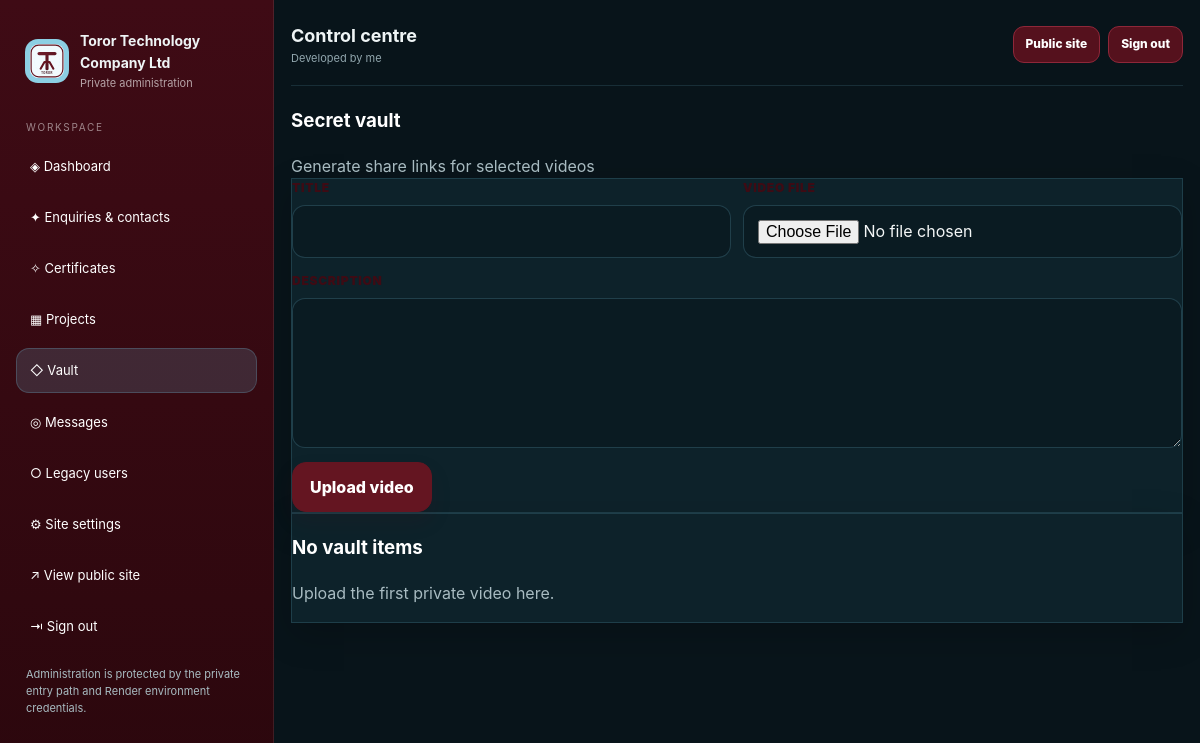
/admin/vault (signed in), run on the app's committed database.
### tables this page shows
CREATE TABLE settings (
        key TEXT PRIMARY KEY,
        value TEXT NOT NULL
    );

### app.py (the view, shortened to what this page needs)
@app.route('/admin/vault', methods=['GET', 'POST'])
@admin_required
def admin_vault():
    vault = query_all('SELECT * FROM vault_files ORDER BY id DESC')
    return render_template('admin_vault.html', vault=vault)

### app.py (called while the page is built, shortened)
def get_db():
    if 'db' not in g:
        conn = sqlite3.connect(DB_PATH)
        conn.row_factory = sqlite3.Row
        g.db = conn
    return g.db

def _env_value(name, *fallbacks):
    for key in (name, *fallbacks):
        value = os.environ.get(key)
        if value is None:
            continue
        value = value.strip()
        if len(value) >= 2 and value[0] == value[-1] and value[0] in {"'", '"'}:
            value = value[1:-1]
        if value:
            return value
    return ''

def get_admin_name():
    return _env_value('ADMIN_NAME', 'ADMIN_USERNAME')

def query_one(sql, args=()):
    return get_db().execute(sql, args).fetchone()

def query_all(sql, args=()):
    return get_db().execute(sql, args).fetchall()

def get_setting(key, default=''):
    row = query_one('SELECT value FROM settings WHERE key=?', (key,))
    return row['value'] if row else default

def is_admin():
    return session.get('admin_logged_in') is True

def user_display_name():
    if is_admin():
        return get_setting('developer_name', 'Team') or 'Team'

def admin_required(fn):
    @wraps(fn)
    def wrapper(*args, **kwargs):
        if not is_admin():
            return redirect(url_for('admin_entry'))
        return fn(*args, **kwargs)
    return wrapper

@app.before_request
def protect_admin_routes():
    path = request.path or ''
    if path == '/promise212324' or path.startswith('/admin') or path.startswith('/api/admin'):
        if path in {'/promise212324'}:
            return None
        if not is_admin():
            return redirect(url_for('admin_entry'))
    return None

def public_logo():
    logo = get_setting('logo_path', '/static/default-logo.svg')
    return logo if logo else '/static/default-logo.svg'

@app.after_request
def add_cache_headers(resp):
    if request.path.startswith('/static/'):
        resp.headers['Cache-Control'] = 'public, max-age=31536000, immutable'
    else:
        resp.headers['Cache-Control'] = 'no-store'
    return resp

### templates/admin_vault.html
{% extends 'base.html' %}
{% set title = 'Vault · ' ~ site_name %}
{% block content %}
  <section class="section">
    <div class="section-head">
      <h3>Secret vault</h3>
      <span class="muted">Generate share links for selected videos</span>
    </div>
    <form class="card" method="post" enctype="multipart/form-data">
      <div class="form-grid">
        <div class="field"><label>Title</label><input name="title" required></div>
        <div class="field"><label>Video file</label><input type="file" name="video" accept="video/*" required></div>
      </div>
      <div class="field"><label>Description</label><textarea name="description"></textarea></div>
      <button class="btn primary" type="submit">Upload video</button>
    </form>
    <div class="section grid cards vault-grid">
      {% for item in vault %}
        <article class="card">
          <span class="badge">{{ 'Active' if item.active else 'Hidden' }}</span>
          <h3>{{ item.title }}</h3>
          <p>{{ item.description or '' }}</p>
          <p class="muted">Share link: /v/{{ item.token }}</p>
          <div class="hero-ctas">
            <a class="btn" href="/v/{{ item.token }}" target="_blank" rel="noreferrer">Open</a>
            <a class="btn" href="/admin/vault/{{ item.id }}/edit">Edit</a>
            <form method="post" action="/admin/vault/{{ item.id }}/toggle"><button class="btn" type="submit">Toggle</button></form>
            <form method="post" action="/admin/vault/{{ item.id }}/delete" onsubmit="return confirm('Delete this file?')"><button class="btn" type="submit">Delete</button></form>
          </div>
        </article>
      {% else %}
        <article class="card"><h3>No vault items</h3><p>Upload the first private video here.</p></article>
      {% endfor %}
    </div>
  </section>
{% endblock %}

### templates/base.html (shortened to what this page needs)
<!doctype html>
<html lang="en">
<head>
  <link rel="stylesheet" href="/static/css/style.css?v=6">
</head>
<body class="{% if is_admin() %}admin-mode{% else %}public-mode{% endif %}">
{% if is_admin() %}
  <div class="admin-shell">
    <aside class="sidebar admin-sidebar" id="admin-sidebar">
      <a class="brand admin-brand" href="/admin/dashboard"><img src="{{ logo_path }}" alt="{{ site_name }} logo"><div><strong>{{ site_name }}</strong><span>Private administration</span></div></a>
      <div class="sidebar-label">Workspace</div>
      <nav class="nav admin-nav" aria-label="Admin navigation">
        <a href="/admin/dashboard" class="{{ 'active' if request.path == '/admin/dashboard' else '' }}">◈ Dashboard</a>
        <a href="/admin/contacts" class="{{ 'active' if '/admin/contacts' in request.path else '' }}">✦ Enquiries & contacts</a>
        <a href="/admin/certificates" class="{{ 'active' if '/admin/certificates' in request.path else '' }}">✧ Certificates</a>
        <a href="/admin/projects" class="{{ 'active' if '/admin/projects' in request.path else '' }}">▦ Projects</a>
        <a href="/admin/vault" class="{{ 'active' if '/admin/vault' in request.path else '' }}">◇ Vault</a>
        <a href="/admin/chat" class="{{ 'active' if '/admin/chat' in request.path else '' }}">◎ Messages</a>
        <a href="/admin/users" class="{{ 'active' if '/admin/users' in request.path else '' }}">○ Legacy users</a>
        <a href="/admin/settings" class="{{ 'active' if request.path == '/admin/settings' else '' }}">⚙ Site settings</a>
        <a href="/" target="_blank" rel="noreferrer">↗ View public site</a>
        <a href="/admin/logout">⇥ Sign out</a>
      </nav>
      <p class="footer-note">Administration is protected by the private entry path and Render environment credentials.</p>
    </aside>
    <main class="admin-main">
      <div class="container admin-container">
        <div class="admin-topbar"><div><strong>Control centre</strong><span>{{ admin_name if admin_name else developer_name }}</span></div><div class="admin-top-actions"><a class="btn small" href="/" target="_blank">Public site</a><a class="btn small" href="/admin/logout">Sign out</a></div></div>
{% endif %}
    {% block content %}{% endblock %}
{% if is_admin() %}
      </div>
    </main>
  </div>
{% endif %}
</body>
</html>

### static/css/style.css (style rules this page uses)
:root { --maroon:#641521; --maroon-deep:#3E0B14; --dark-red:#55111D; --sky:#F2FAFD; --sky-light:#FBFEFF; --sky-accent:#8CCFE3; --sky-deep:#377A8F; --ink:#111214; --ink-soft:#2C3034; --gold:#C9A65A; --line:rgba(62,11,20,.22); --panel:rgba(55,122,143,.065); --panel-strong:rgba(55,122,143,.11); --shadow:0 18px 42px rgba(30,62,72,.16); --radius:24px; --header-h:78px; }
* { box-sizing:border-box }
html { scroll-behavior:smooth }
body { margin:0;font-family:Inter,ui-sans-serif,system-ui,-apple-system,BlinkMacSystemFont,"Segoe UI",sans-serif;background:#F2FAFD;color:var(--ink);line-height:1.55 }
a { color:inherit;text-decoration:none }
img { max-width:100%;display:block }
button,input,textarea,select { font:inherit }
button { cursor:pointer }
.container { width:min(1220px,calc(100% - 34px));margin:0 auto }
.btn { display:inline-flex;align-items:center;justify-content:center;gap:8px;padding:12px 17px;border-radius:14px;border:1px solid var(--dark-red);background:var(--dark-red);color:#fff;font-weight:800;box-shadow:0 10px 20px rgba(62,11,20,.14);transition:transform .15s ease,filter .15s ease }
.btn.primary { background:var(--maroon-deep);border-color:var(--maroon-deep);color:#fff }
.btn.small { padding:8px 12px;border-radius:11px;font-size:12px;box-shadow:none }
.field { display:grid;gap:7px;margin-bottom:14px }
.field label { font-size:12px;font-weight:900;text-transform:uppercase;letter-spacing:.06em;color:var(--maroon-deep) }
.field input,.field textarea,.field select { width:100%;padding:13px 14px;border:1px solid var(--line);border-radius:13px;background:rgba(242,250,253,.95);color:var(--ink);outline:none }
.field textarea { min-height:150px;resize:vertical }
.form-grid { display:grid;grid-template-columns:repeat(2,minmax(0,1fr));gap:12px }
.admin-shell { display:grid;grid-template-columns:274px 1fr;min-height:100vh;background:#08141a;color:#eef4f5 }
.admin-sidebar { position:sticky;top:0;height:100vh;padding:22px 16px;background:linear-gradient(180deg,#3f0b15,#2b070d);border-right:1px solid rgba(255,255,255,.09) }
.brand { display:flex;align-items:center;gap:11px;padding:8px 9px }
.admin-brand img { width:44px;height:44px;border-radius:13px;background:var(--sky-accent);padding:3px }
.admin-brand strong { display:block;font-size:14px }
.admin-brand span { display:block;font-size:11px;color:rgba(255,255,255,.62);margin-top:2px }
.sidebar-label { margin:20px 10px 8px;font-size:10px;letter-spacing:.17em;text-transform:uppercase;color:rgba(255,255,255,.5) }
.nav { display:grid;gap:7px }
.nav a { display:flex;align-items:center;gap:10px;padding:11px 13px;border-radius:13px;color:#fff;border:1px solid transparent;font-size:13px }
.nav a:hover,.nav a.active { background:rgba(121,203,232,.16);border-color:rgba(121,203,232,.22) }
.footer-note { margin:18px 10px 0;font-size:11px;color:rgba(255,255,255,.5);line-height:1.55 }
.admin-main { background:#08141a;min-width:0 }
.admin-container { padding-top:16px;padding-bottom:50px }
.admin-topbar { display:flex;justify-content:space-between;align-items:center;gap:12px;padding:6px 0 18px;border-bottom:1px solid rgba(121,203,232,.14);margin-bottom:20px }
.admin-topbar strong { display:block;font-size:18px }
.admin-topbar span { display:block;color:#91a6ad;font-size:11px }
.admin-top-actions { display:flex;gap:8px }
.admin-mode .muted,.admin-mode p { color:#a8bbc1 }
.admin-mode .section-head h3,.admin-mode .card h3 { color:#fff }
.admin-mode .card,.admin-mode .feature-card,.admin-mode .admin-action-card,.admin-mode .certificate-explainer,.admin-mode .form-card,.admin-mode .mini-stat { background:#0d222a;border:1px solid rgba(121,203,232,.16);box-shadow:0 12px 34px rgba(0,0,0,.18) }
.admin-mode .btn { background:var(--dark-red);border-color:#8e2739 }
.admin-mode .btn.primary { background:var(--maroon);border-color:var(--maroon) }
.admin-mode .field input,.admin-mode .field textarea,.admin-mode .field select { background:#0a1b22;color:#f4f7f7;border-color:rgba(121,203,232,.2) }

### data on the page
settings: value (placeholder picture)
settings: value "Toror Technology Company Ltd"
settings: value "Developed by me"
